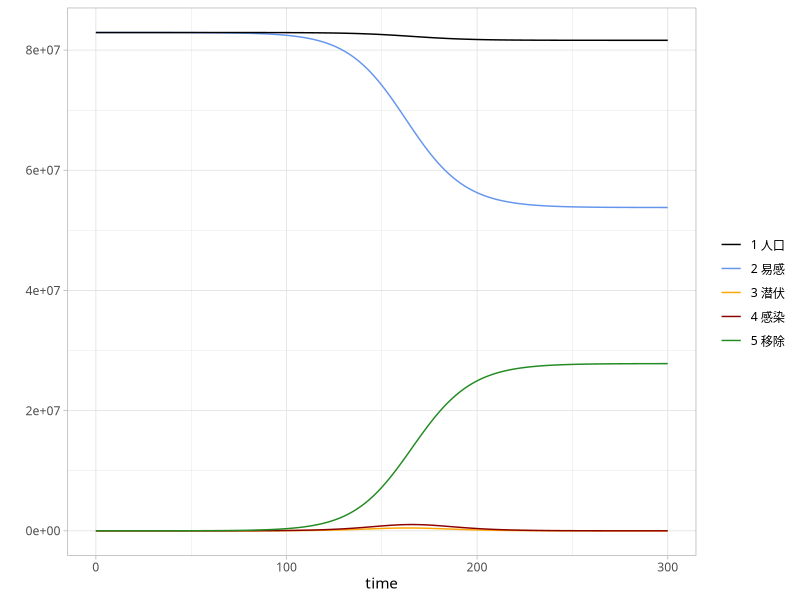

Reproduce this figure in R.
library(deSolve)
library(ggplot2)

seir <- function(time, state, pars) {
  with(as.list(c(state,pars)), {
    dS <- -S*beta*I/N
    dE <- S*beta*I/N-E*k
    dI <- E*k-I*(mu+gamma)
    dR <- I*gamma
    dN <- dS+dE+dI+dR
    list(c(dS,dE,dI,dR,dN))
  })
}

N <- 82927922 #总人口
E0 <- 0 #期初潜伏数
RM0 <- 16 #期初移除数
I0 <- 114 #期初感染数
S0 <- N-I0-RM0 #期初易感人数

init <- c(S = S0, E = E0, I = I0, R = RM0, N = N)
time <- seq(0, 300, 1)
pars <- c(beta = 0.55, k=1, gamma=0.43, mu=0.02)
res.seir <- as.data.frame(lsoda(y = init, times = time, func = seir, parms = pars))

windows()
ggplot(res.seir) +
  geom_line(aes(x = time, y = S, col = '2 易感')) +
  geom_line(aes(x = time, y = E, col = '3 潜伏')) +
  geom_line(aes(x = time, y = I, col = '4 感染')) +
  geom_line(aes(x = time, y = R, col = '5 移除')) +
  geom_line(aes(x = time, y = N, col = '1 人口')) +
  theme_light(base_family = 'Kai') +
  scale_colour_manual("",values=c("2 易感" = "cornflowerblue", "3 潜伏" = "orange","4 感染" = "darkred", "5 移除" = "forestgreen", "1 人口" = "black") ) +
  scale_y_continuous('')
